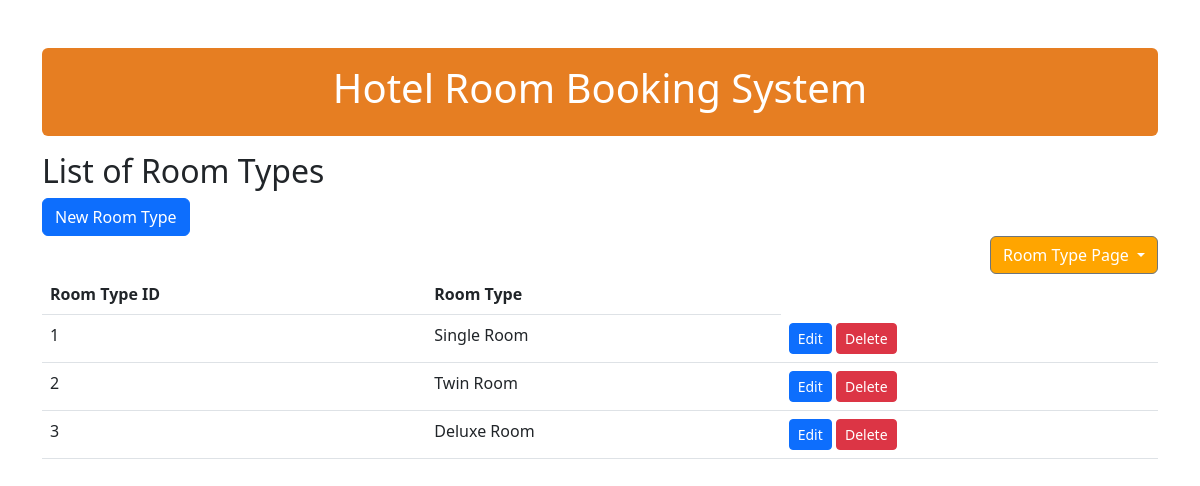
/roomtype.php, run on the app's committed database.
### tables this page shows
CREATE TABLE `roomtype` (
  `roomtypeid` int(11) NOT NULL,
  `roomtype` varchar(100) NOT NULL
);

### roomtype.php (the view, shortened to what this page needs)
<!DOCTYPE html>
<html lang="en">
<head>
    <link rel= "stylesheet" href= "https://cdn.jsdelivr.net/npm/bootstrap@5.3.0-alpha3/dist/css/bootstrap.min.css">
    <link href="https://getbootstrap.com/docs/5.3/assets/css/docs.css" rel="stylesheet">
</head>
<body>
    <div class= "container my-5">
        <div class="text-center alert alert-danger" style="background:#e67e22;border:none;color:#fff" >
            <h1>Hotel Room Booking System</h1>
        </div>
        <h2>List of Room Types</h2>
        <a class="btn btn-primary" href="/mywebsite/createroomtype.php" role="button">New Room Type</a>
        <div class="dropdown-center">
            <button class="btn btn-secondary dropdown-toggle" type="button" data-bs-toggle="dropdown" aria-expanded="false" style="float:right; background-color: orange;">
                Room Type Page
            </button>
        </div>
        <br>
        <table class="table">
            <thead>
                <tr>
                    <th>Room Type ID</th>
                    <th>Room Type</th>
                </tr>
            </thead>
            <tbody>
                <?php
                $servername = "localhost";
                $username = "root";
                $password = "";
                $database = "bookingsystem";
                $connection = new mysqli($servername, $username, $password, $database);
                $sql = "SELECT * FROM roomtype";
                $result = $connection->query($sql);
                while($row = $result->fetch_assoc()) {
                    echo "
                    <tr>
                        <td>$row[roomtypeid]</td>
                        <td>$row[roomtype]</td>
                        <td>
                            <a class='btn btn-primary btn-sm' href='/mywebsite/editroomtype.php?roomtypeid=$row[roomtypeid]'>Edit</a>
                            <a class='btn btn-danger btn-sm' href='/mywebsite/deleteroomtype.php?roomtypeid=$row[roomtypeid]'>Delete</a>
                        </td>
                    </tr>
                    ";
                }
                ?>
            </tbody>
        </table>
    </div>
</body>
</html>

### data on the page
roomtype: roomtypeid "1", roomtype "Single Room"
roomtype: roomtypeid "2", roomtype "Twin Room"
roomtype: roomtypeid "3", roomtype "Deluxe Room"
